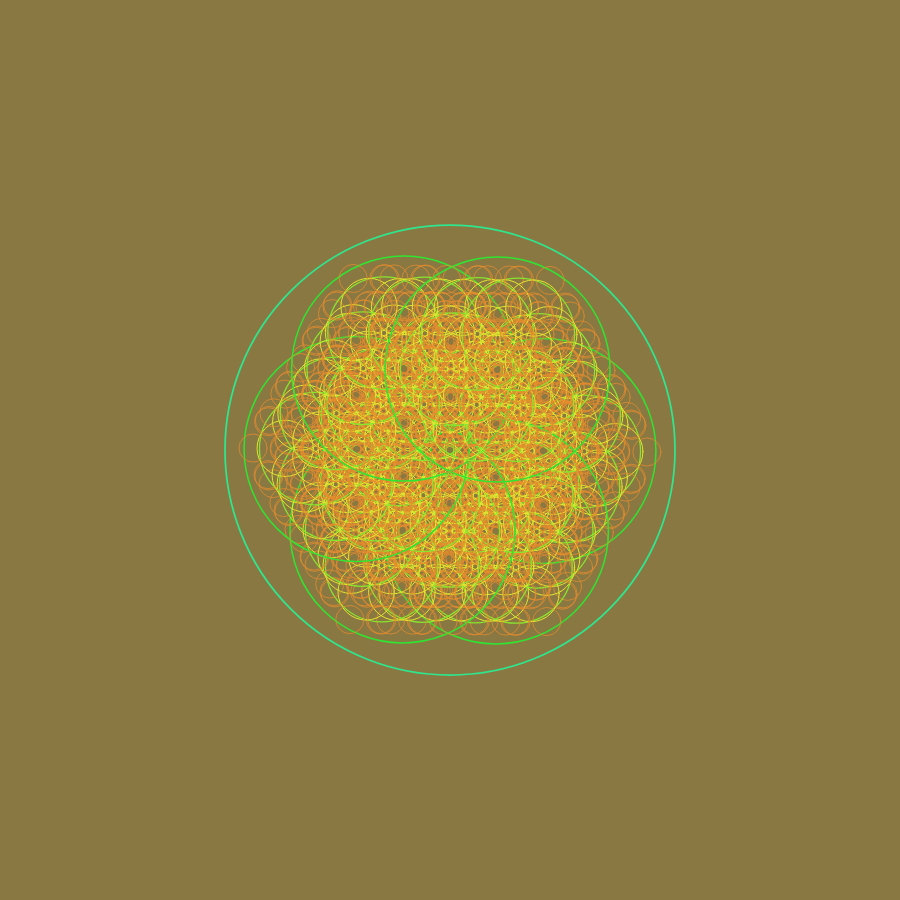
Frame 1 (no input)
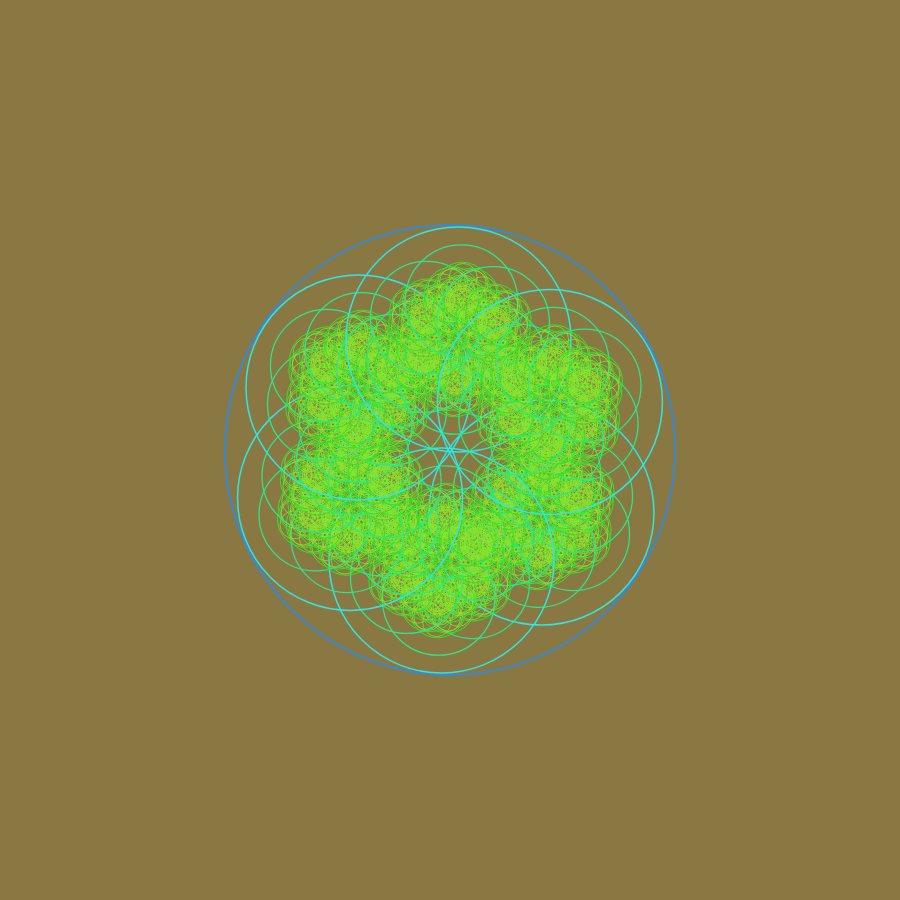
Frame 60 (no input)
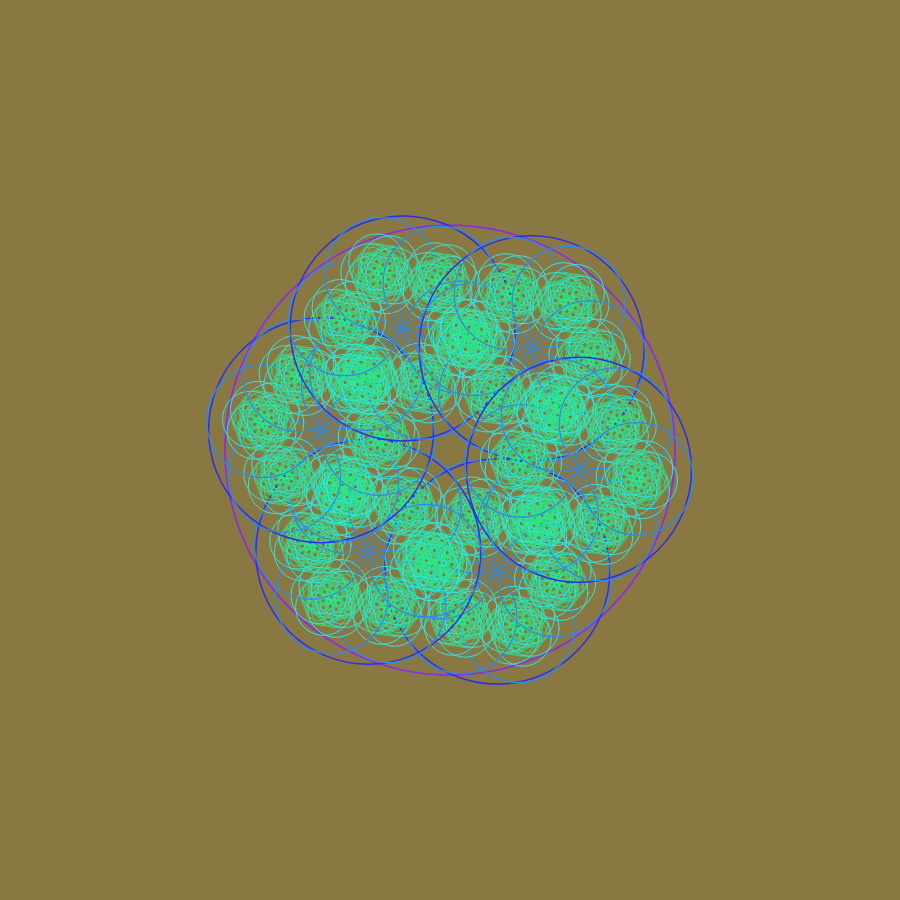
Frame 120 (the mouse pressed at the canvas centre since frame 60)

The p5.js sketch that drew these frames (run headless with seeded random() and noise() and a simulated clock; from frame 60 on, the mouse is pressed at the canvas centre):

// p5.js sketch
// ── sketch.js
function drawCircles(x, y, radius, depth) {
  if (depth === 0 || radius < 2) {
    return;
  }
  
  const offset = sin(frameCount * 0.02 + depth) * 20;
  
  push();
  const hue = (frameCount + depth * 30) % 360;
  stroke(hue, 80, 90);
  strokeWeight(map(depth, 0, 6, 0.5, 2));
  noFill();
  circle(x, y, radius * 2);
  pop();
  
  const angle = frameCount * 0.01;
  const numCircles = 6;
  
  for (let i = 0; i < numCircles; i++) {
    const a = (TWO_PI / numCircles) * i + angle;
    const newRadius = radius * 0.5;
    const newX = x + cos(a) * (radius - newRadius + offset);
    const newY = y + sin(a) * (radius - newRadius + offset);
    
    drawCircles(newX, newY, newRadius, depth - 1);
  }
}

function setup() {
  const s = min(windowWidth, windowHeight) * 0.9;
  createCanvas(s, s);
  colorMode(HSB, 360, 100, 100);
}

function windowResized() {
  const s = min(windowWidth, windowHeight) * 0.9;
  resizeCanvas(s, s);
}

function draw() {
  background(45, 52, 54, 30);
  translate(width / 2, height / 2);
  drawCircles(0, 0, width * 0.25, 5);
}
